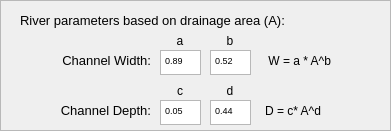
      <widget class="QFrame" name="frame_3">
       <property name="geometry">
        <rect>
         <x>390</x>
         <y>230</y>
         <width>391</width>
         <height>131</height>
        </rect>
       </property>
       <property name="frameShape">
        <enum>QFrame::StyledPanel</enum>
       </property>
       <property name="frameShadow">
        <enum>QFrame::Raised</enum>
       </property>
       <widget class="QLabel" name="label_22">
        <property name="geometry">
         <rect>
          <x>20</x>
          <y>10</y>
          <width>361</width>
          <height>21</height>
         </rect>
        </property>
        <property name="font">
         <font>
          <pointsize>10</pointsize>
         </font>
        </property>
        <property name="text">
         <string>River parameters based on drainage area (A):</string>
        </property>
        <property name="alignment">
         <set>Qt::AlignLeading|Qt::AlignLeft|Qt::AlignVCenter</set>
        </property>
       </widget>
       <widget class="QLabel" name="label_23">
        <property name="geometry">
         <rect>
          <x>10</x>
          <y>50</y>
          <width>141</width>
          <height>21</height>
         </rect>
        </property>
        <property name="font">
         <font>
          <pointsize>10</pointsize>
         </font>
        </property>
        <property name="text">
         <string>Channel Width:</string>
        </property>
        <property name="alignment">
         <set>Qt::AlignRight|Qt::AlignTrailing|Qt::AlignVCenter</set>
        </property>
       </widget>
       <widget class="QLabel" name="label_24">
        <property name="geometry">
         <rect>
          <x>10</x>
          <y>100</y>
          <width>141</width>
          <height>21</height>
         </rect>
        </property>
        <property name="font">
         <font>
          <pointsize>10</pointsize>
         </font>
        </property>
        <property name="text">
         <string>Channel Depth:</string>
        </property>
        <property name="alignment">
         <set>Qt::AlignRight|Qt::AlignTrailing|Qt::AlignVCenter</set>
        </property>
       </widget>
       <widget class="QTextEdit" name="geo_a">
        <property name="enabled">
         <bool>true</bool>
        </property>
        <property name="geometry">
         <rect>
          <x>160</x>
          <y>50</y>
          <width>41</width>
          <height>25</height>
         </rect>
        </property>
        <property name="minimumSize">
         <size>
          <width>1</width>
          <height>0</height>
         </size>
        </property>
        <property name="font">
         <font>
          <pointsize>7</pointsize>
         </font>
        </property>
        <property name="mouseTracking">
         <bool>false</bool>
        </property>
        <property name="html">
         <string>&lt;!DOCTYPE HTML PUBLIC &quot;-//W3C//DTD HTML 4.0//EN&quot; &quot;http://www.w3.org/TR/REC-html40/strict.dtd&quot;&gt;
&lt;html&gt;&lt;head&gt;&lt;meta name=&quot;qrichtext&quot; content=&quot;1&quot; /&gt;&lt;style type=&quot;text/css&quot;&gt;
p, li { white-space: pre-wrap; }
&lt;/style&gt;&lt;/head&gt;&lt;body style=&quot; font-family:'MS Shell Dlg 2'; font-size:7pt; font-weight:400; font-style:normal;&quot;&gt;
&lt;p style=&quot; margin-top:0px; margin-bottom:0px; margin-left:0px; margin-right:0px; -qt-block-indent:0; text-indent:0px;&quot;&gt;0.89&lt;/p&gt;&lt;/body&gt;&lt;/html&gt;</string>
        </property>
        <property name="overwriteMode">
         <bool>false</bool>
        </property>
       </widget>
       <widget class="QTextEdit" name="geo_c">
        <property name="enabled">
         <bool>true</bool>
        </property>
        <property name="geometry">
         <rect>
          <x>160</x>
          <y>100</y>
          <width>41</width>
          <height>25</height>
         </rect>
        </property>
        <property name="minimumSize">
         <size>
          <width>1</width>
          <height>0</height>
         </size>
        </property>
        <property name="font">
         <font>
          <pointsize>10</pointsize>
         </font>
        </property>
        <property name="mouseTracking">
         <bool>false</bool>
        </property>
        <property name="html">
         <string>&lt;!DOCTYPE HTML PUBLIC &quot;-//W3C//DTD HTML 4.0//EN&quot; &quot;http://www.w3.org/TR/REC-html40/strict.dtd&quot;&gt;
&lt;html&gt;&lt;head&gt;&lt;meta name=&quot;qrichtext&quot; content=&quot;1&quot; /&gt;&lt;style type=&quot;text/css&quot;&gt;
p, li { white-space: pre-wrap; }
&lt;/style&gt;&lt;/head&gt;&lt;body style=&quot; font-family:'MS Shell Dlg 2'; font-size:10pt; font-weight:400; font-style:normal;&quot;&gt;
&lt;p style=&quot; margin-top:0px; margin-bottom:0px; margin-left:0px; margin-right:0px; -qt-block-indent:0; text-indent:0px;&quot;&gt;&lt;span style=&quot; font-size:7pt;&quot;&gt;0.05&lt;/span&gt;&lt;/p&gt;&lt;/body&gt;&lt;/html&gt;</string>
        </property>
        <property name="overwriteMode">
         <bool>false</bool>
        </property>
       </widget>
       <widget class="QTextEdit" name="geo_b">
        <property name="enabled">
         <bool>true</bool>
        </property>
        <property name="geometry">
         <rect>
          <x>210</x>
          <y>50</y>
          <width>41</width>
          <height>25</height>
         </rect>
        </property>
        <property name="minimumSize">
         <size>
          <width>1</width>
          <height>0</height>
         </size>
        </property>
        <property name="font">
         <font>
          <pointsize>7</pointsize>
         </font>
        </property>
        <property name="mouseTracking">
         <bool>false</bool>
        </property>
        <property name="html">
         <string>&lt;!DOCTYPE HTML PUBLIC &quot;-//W3C//DTD HTML 4.0//EN&quot; &quot;http://www.w3.org/TR/REC-html40/strict.dtd&quot;&gt;
&lt;html&gt;&lt;head&gt;&lt;meta name=&quot;qrichtext&quot; content=&quot;1&quot; /&gt;&lt;style type=&quot;text/css&quot;&gt;
p, li { white-space: pre-wrap; }
&lt;/style&gt;&lt;/head&gt;&lt;body style=&quot; font-family:'MS Shell Dlg 2'; font-size:7pt; font-weight:400; font-style:normal;&quot;&gt;
&lt;p style=&quot; margin-top:0px; margin-bottom:0px; margin-left:0px; margin-right:0px; -qt-block-indent:0; text-indent:0px;&quot;&gt;0.52&lt;/p&gt;&lt;/body&gt;&lt;/html&gt;</string>
        </property>
        <property name="overwriteMode">
         <bool>false</bool>
        </property>
       </widget>
       <widget class="QTextEdit" name="geo_d">
        <property name="enabled">
         <bool>true</bool>
        </property>
        <property name="geometry">
         <rect>
          <x>210</x>
          <y>100</y>
          <width>41</width>
          <height>25</height>
         </rect>
        </property>
        <property name="minimumSize">
         <size>
          <width>1</width>
          <height>0</height>
         </size>
        </property>
        <property name="font">
         <font>
          <pointsize>7</pointsize>
         </font>
        </property>
        <property name="mouseTracking">
         <bool>false</bool>
        </property>
        <property name="html">
         <string>&lt;!DOCTYPE HTML PUBLIC &quot;-//W3C//DTD HTML 4.0//EN&quot; &quot;http://www.w3.org/TR/REC-html40/strict.dtd&quot;&gt;
&lt;html&gt;&lt;head&gt;&lt;meta name=&quot;qrichtext&quot; content=&quot;1&quot; /&gt;&lt;style type=&quot;text/css&quot;&gt;
p, li { white-space: pre-wrap; }
&lt;/style&gt;&lt;/head&gt;&lt;body style=&quot; font-family:'MS Shell Dlg 2'; font-size:7pt; font-weight:400; font-style:normal;&quot;&gt;
&lt;p style=&quot; margin-top:0px; margin-bottom:0px; margin-left:0px; margin-right:0px; -qt-block-indent:0; text-indent:0px;&quot;&gt;0.44&lt;/p&gt;&lt;/body&gt;&lt;/html&gt;</string>
        </property>
        <property name="overwriteMode">
         <bool>false</bool>
        </property>
       </widget>
       <widget class="QLabel" name="label_25">
        <property name="geometry">
         <rect>
          <x>260</x>
          <y>100</y>
          <width>61</width>
          <height>21</height>
         </rect>
        </property>
        <property name="text">
         <string>D = c* A^d</string>
        </property>
        <property name="alignment">
         <set>Qt::AlignRight|Qt::AlignTrailing|Qt::AlignVCenter</set>
        </property>
       </widget>
       <widget class="QLabel" name="label_26">
        <property name="geometry">
         <rect>
          <x>260</x>
          <y>50</y>
          <width>71</width>
          <height>21</height>
         </rect>
        </property>
        <property name="text">
         <string>W = a * A^b</string>
        </property>
        <property name="alignment">
         <set>Qt::AlignRight|Qt::AlignTrailing|Qt::AlignVCenter</set>
        </property>
       </widget>
       <widget class="QLabel" name="label_27">
        <property name="geometry">
         <rect>
          <x>170</x>
          <y>30</y>
          <width>20</width>
          <height>21</height>
         </rect>
        </property>
        <property name="text">
         <string>a</string>
        </property>
        <property name="alignment">
         <set>Qt::AlignCenter</set>
        </property>
       </widget>
       <widget class="QLabel" name="label_28">
        <property name="geometry">
         <rect>
          <x>220</x>
          <y>30</y>
          <width>20</width>
          <height>21</height>
         </rect>
        </property>
        <property name="text">
         <string>b</string>
        </property>
        <property name="alignment">
         <set>Qt::AlignCenter</set>
        </property>
       </widget>
       <widget class="QLabel" name="label_29">
        <property name="geometry">
         <rect>
          <x>170</x>
          <y>80</y>
          <width>20</width>
          <height>21</height>
         </rect>
        </property>
        <property name="text">
         <string>c</string>
        </property>
        <property name="alignment">
         <set>Qt::AlignCenter</set>
        </property>
       </widget>
       <widget class="QLabel" name="label_30">
        <property name="geometry">
         <rect>
          <x>220</x>
          <y>80</y>
          <width>20</width>
          <height>21</height>
         </rect>
        </property>
        <property name="text">
         <string>d</string>
        </property>
        <property name="alignment">
         <set>Qt::AlignCenter</set>
        </property>
       </widget>
      </widget>
